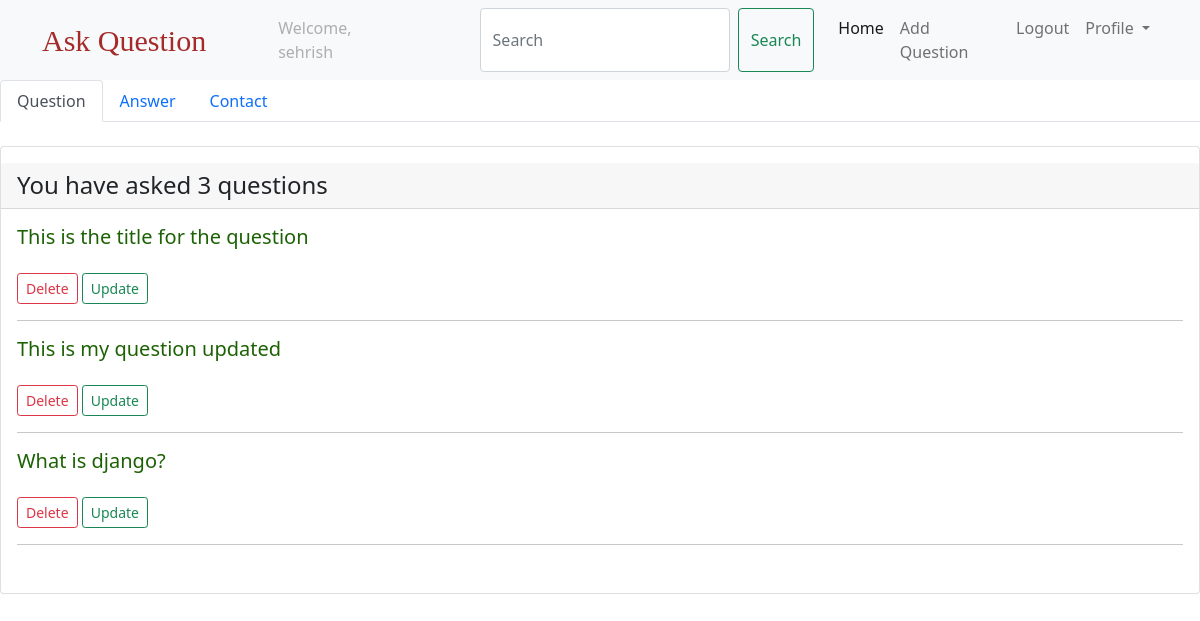
/list/ (signed in), run on the app's committed database.
### users/models.py (models this page shows)
class CustomUser(AbstractUser):
    pass

### questions/models.py (models this page shows, shortened)
class Question(models.Model):
    created_at = models.DateTimeField(auto_now_add=True)
    title = models.CharField(max_length=250)
    body = models.TextField()
    slug = models.SlugField(max_length=250, unique=True)
    author = models.ForeignKey(
        settings.AUTH_USER_MODEL, on_delete=models.CASCADE, related_name="questions"
    )

### questions/views.py (the view)
# urls.py: path("list/", list_info, name="list"),
@login_required
def list_info(request):
    questions = Question.objects.filter(author=request.user).order_by("-created_at")
    answers = Answer.objects.filter(author=request.user).order_by("-created_at")
    return render(
        request, "list_info.html", {"questions": questions, "answers": answers}
    )

### templates/list_info.html (shortened to what this page needs)
{% extends 'base.html'%}
{% load crispy_forms_tags %}
{% block body %}
  <ul class="nav nav-tabs" id="myTab" role="tablist">
    <li class="nav-item" role="presentation">
      <a class="nav-link active" id="home-tab" data-bs-toggle="tab" href="#home" role="tab" aria-controls="home" aria-selected="true">Question</a>
    </li>
    <li class="nav-item" role="presentation">
      <a class="nav-link" id="profile-tab" data-bs-toggle="tab" href="#profile" role="tab" aria-controls="profile" aria-selected="false">Answer</a>
    </li>
    <li class="nav-item" role="presentation">
      <a class="nav-link" id="contact-tab" data-bs-toggle="tab" href="#contact" role="tab" aria-controls="contact" aria-selected="false">Contact</a>
    </li>
  </ul>
<div class="tab-content" id="myTabContent">
    <div class="tab-pane fade show active" id="home">
        <div class="card mt-4 py-3">
            <h4 class="card-header">
                You have asked {{questions.count}} questions
            </h4>
            <div class="card-body">
                 {% for question in questions %}
                 <h5 class="card-text">
                     <a class="link-style" href="{% url 'qdetails' question.slug %}">
                         {{question.title}}
                     </a>
                 </h5>
                 <a class="btn btn-outline-danger btn-sm mt-3" href="{% url 'delete_question' question.slug %}">
                     Delete
                 </a>
                 <a class="btn btn-outline-success btn-sm mt-3" href="{% url 'update_question' question.slug %}">
                    Update
                </a>
                <hr>
                 {% endfor %}
            </div>
        </div>
    </div>
</div>
{% endblock %}

### templates/navbar.html (shortened to what this page needs)
<nav class="navbar navbar-expand-lg navbar-light bg-light">
  <div class="container">
    <a class="navbar-brand text-style" href="{% url 'qlist' %}">Ask Question</a>
    <div class="collapse navbar-collapse" id="navbarSupportedContent">
      <ul class="navbar-nav me-auto mb-2 mb-lg-0">
        {% if request.user.is_authenticated %}
        <li class="nav-item mx-5">
          <a class="nav-link disabled">Welcome, {{request.user.username}}</a>
        </li>
        <form class="d-flex mx-3">
          <input
            class="form-control me-2"
            type="search"
            placeholder="Search"
            aria-label="Search"
            name="q"
          />
          <button class="btn btn-outline-success" type="submit">Search</button>
        </form>
        <li class="nav-item">
          <a class="nav-link active" aria-current="page" href="{% url 'qlist' %}">Home</a>
        </li>
        <li class="nav-item">
          <a class="nav-link" href="{% url 'create_question'%}">Add Question</a>
        </li>
        <li class="nav-item">
          <a class="nav-link" href="{% url 'logout' %}">Logout</a>
        </li>
        <li class="nav-item dropdown">
          <a
            class="nav-link dropdown-toggle"
            href="#"
            id="navbarDropdown"
            role="button"
            data-bs-toggle="dropdown"
            aria-expanded="false"
          >
            Profile
          </a>
        </li>
        {% endif %}
      </ul>
    </div>
  </div>
</nav>

### templates/navbar.html (style rules this page uses)
.text-style { font-size: 30px !important; font-family: fantasy !important; color: brown !important; }

### templates/list_info.html (style rules this page uses)
.link-style { text-decoration: none; color: rgb(28, 98, 4); }

### data on the page
CustomUser: user.username "sehrish"
Question: title "This is the title for the question"
Question: title "This is my question updated"
Question: title "What is django?"

### other printed values
{{ questions.count }} "3"
